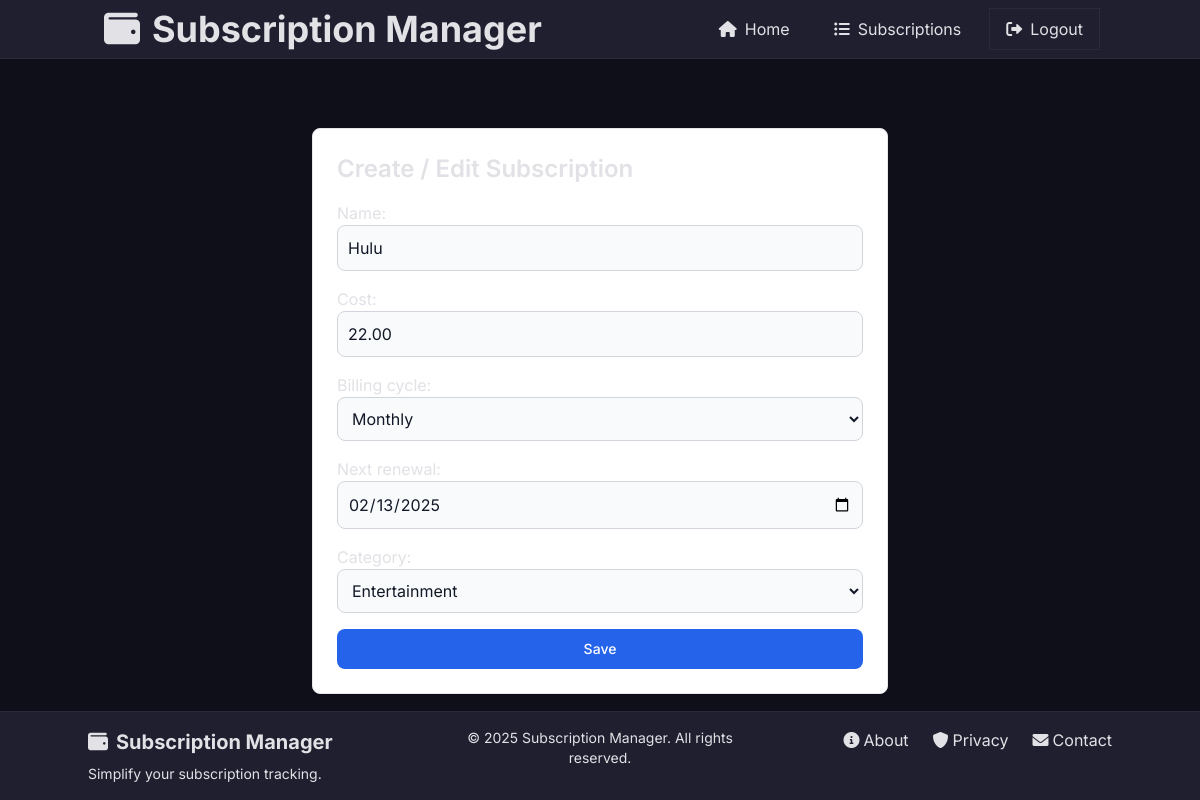
The page /subscriptions/2/update/ (signed in) on the database its author committed.
### subscriptions/models.py (models this page shows, shortened)
class Subscription(models.Model):
    BILLING_CHOICES = [
        ('monthly', 'Monthly'),
        ('yearly', 'Yearly'),
        ('custom', 'Custom'),
    ]
    user = models.ForeignKey(User, on_delete=models.CASCADE)
    name = models.CharField(max_length=255)
    cost = models.DecimalField(max_digits=10, decimal_places=2)
    billing_cycle = models.CharField(max_length=20, choices=BILLING_CHOICES, default='monthly')
    next_renewal = models.DateField()
    category = models.ForeignKey(Category, on_delete=models.SET_NULL, null=True, blank=True)

class Category(models.Model):
    name = models.CharField(max_length=100)
    description = models.TextField(blank=True, null=True)
    def __str__(self):
        return self.name

### subscriptions/views.py (the view)
# urls.py: path('<int:pk>/update/', views.subscription_update, name='update'),
@login_required
def subscription_update(request, pk):
    subscription = get_object_or_404(Subscription, pk=pk, user=request.user)
    if request.method == 'POST':
        form = SubscriptionForm(request.POST, instance=subscription)
        if form.is_valid():
            form.save()
            return redirect('subscriptions:list')
    else:
        form = SubscriptionForm(instance=subscription)
    return render(request, 'subscriptions/subscription_form.html', {'form': form})

### subscriptions/templates/subscriptions/subscription_form.html (shortened to what this page needs)
{% extends 'base.html' %}
{% load static %}
{% block content %}
<div class="max-w-xl mx-auto mt-8 bg-white p-6 rounded-lg shadow-sm border border-slate-200">
  <h2 class="text-2xl font-semibold mb-4">Create / Edit Subscription</h2>
  <form method="post" class="space-y-4">
    {{ form.as_p }}
    <button
      type="submit"
      class="w-full text-white bg-blue-600 hover:bg-blue-700 focus:ring-4 focus:outline-none focus:ring-blue-300
             font-medium rounded-lg text-sm px-5 py-2.5 text-center"
    >
      Save
    </button>
  </form>
</div>
{% endblock content %}

### templates/base.html (style rules this page uses)
:root { --primary-color: #1a1a2e; --secondary-color: #16213e; --accent-color: #4d7cff; --background-color: #0f0f1a; --surface-color: #1f1f2f; --text-primary: #e1e1e6; --text-secondary: #9ca3af; --border-color: #2a2a3c; --hover-color: #2d2d44; }
body { font-family: 'Inter', sans-serif; background-color: var(--background-color); color: var(--text-primary); }

### rows shown on the page
Subscription: name "Hulu", cost "22.00", billing_cycle "Monthly", next_renewal "02/13/2025", category "Entertainment"
